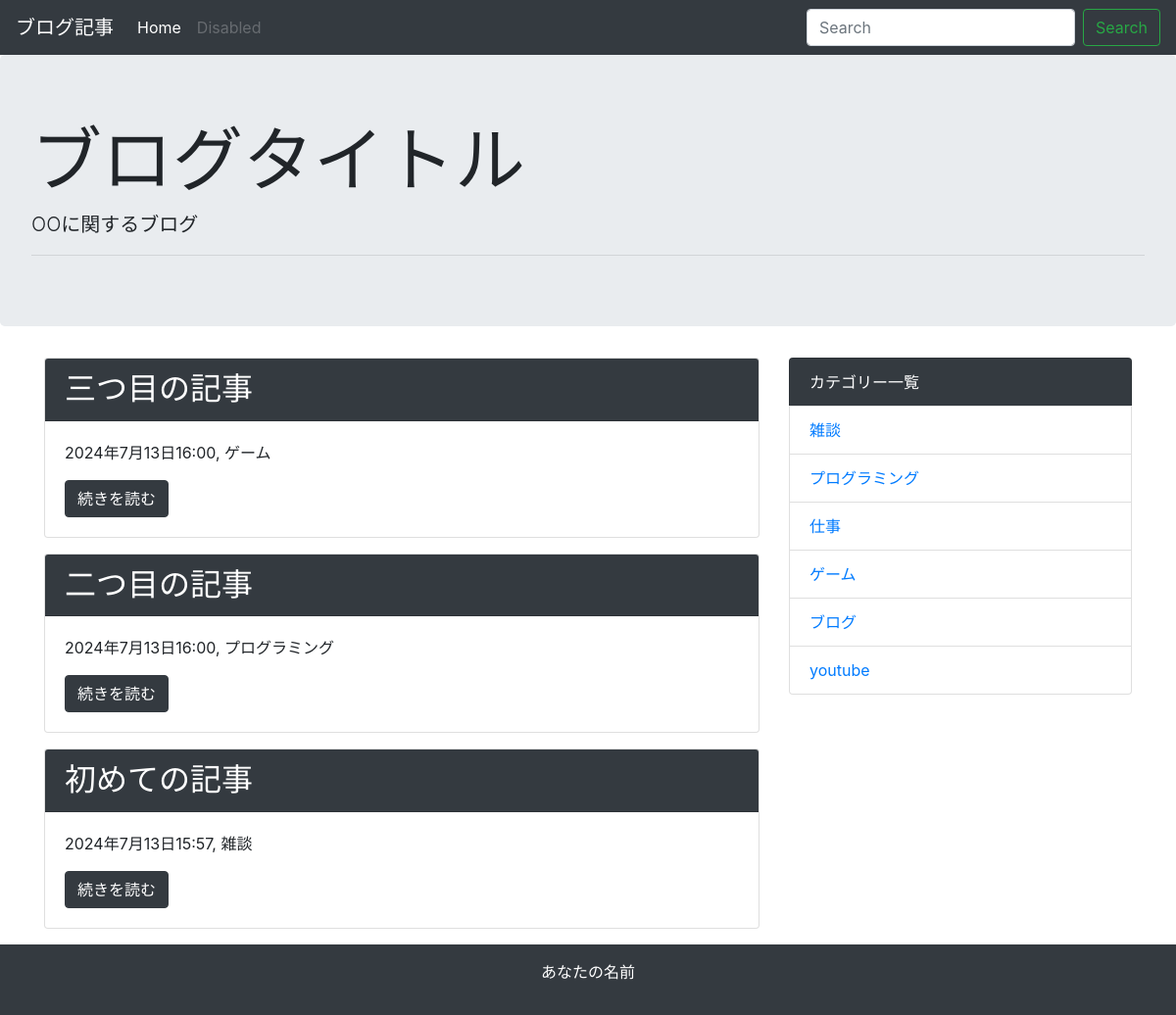
Before: / with the older database file.
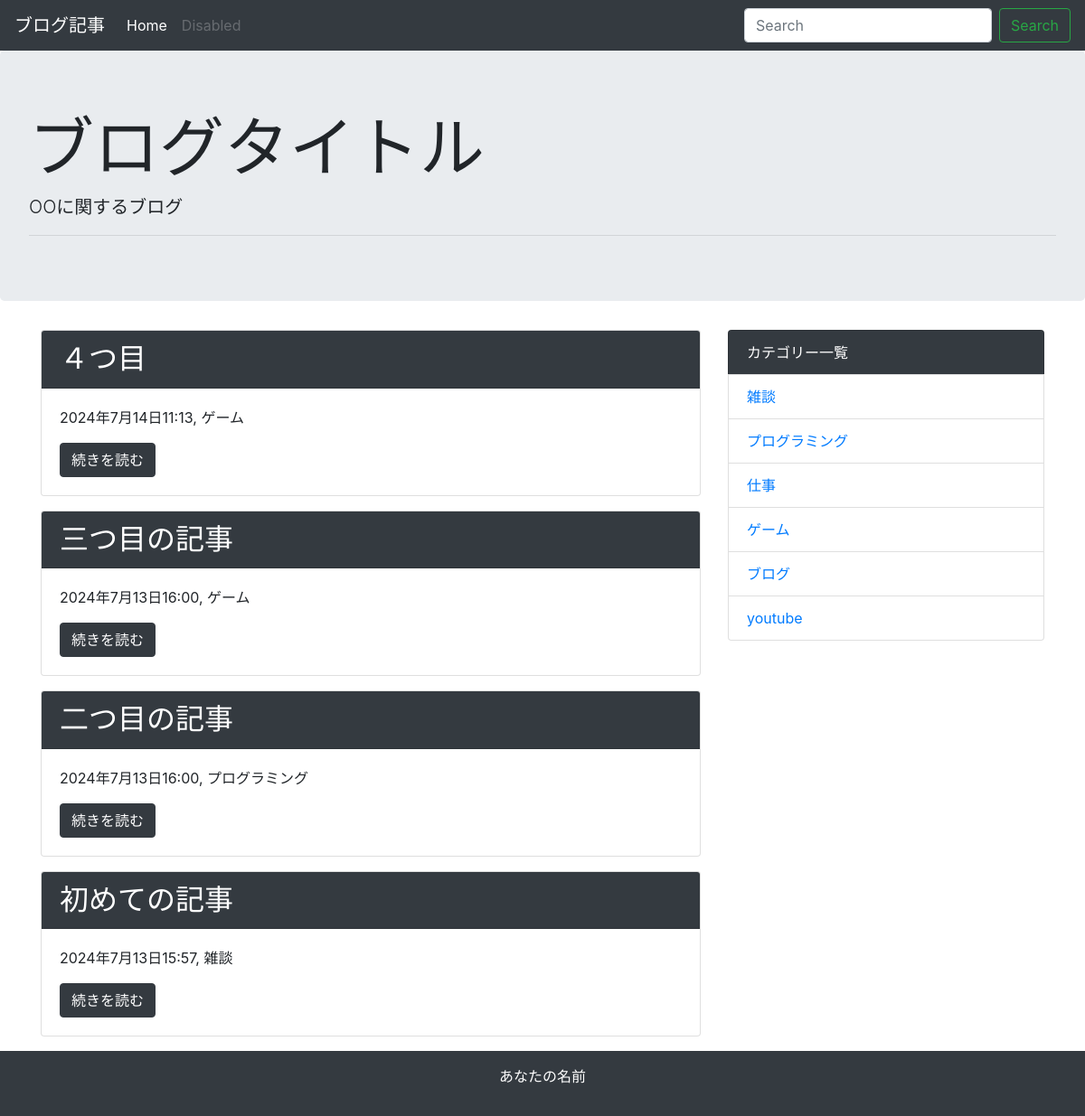
After: the same page with the newer database file.
### blog/models.py (models this page shows, shortened)
class Post(models.Model):
    title=models.CharField('タイトル',max_length=20)
    text=models.TextField('本文')
    created_at=models.DateTimeField('日付',default=timezone.now)
    category=models.ForeignKey(Category,verbose_name='カテゴリー',on_delete=models.PROTECT)

class Category(models.Model):
    name=models.CharField('カテゴリー名',max_length=225)
    created_at=models.DateTimeField('作成日',default=timezone.now)
    def __str__(self):
        return self.name

### blog/views.py (the view)
# urls.py: path('', views.IndexView.as_view(), name='index'),
class IndexView(generic.ListView):
    model=Post
    paginate_by=10
    def get_queryset(self):
        queryset=Post.objects.order_by('-created_at')
        keyword=self.request.GET.get('keyword')
        if keyword:
            queryset=queryset.filter(
                Q(title__icontains=keyword)|Q(text__icontains=keyword)
            )
        return queryset

### blog/context_proccessors.py (called while the page is built)
def common(request):
    context={
        'category_list':Category.objects.all(),
    }
    return context

### blog/templates/blog/post_list.html
{% extends 'blog/base.html' %}
{% block content %}
{% for post in post_list %}
<div class="card mb-3">
    <h2 class="card-header bg-dark text-white">
        {{post.title}}
    </h2>
    <div class="card-body">
        <p>{{post.created_at}}, {{post.category}}</p>
        <a href="#!" class="btn btn-dark">続きを読む</a>
    </div>
</div>
{% endfor %}
{% endblock %}

### blog/templates/blog/base.html (shortened to what this page needs)
<!doctype html>
<html lang="ja">
  <head>
    <link rel="stylesheet" href="https://maxcdn.bootstrapcdn.com/bootstrap/4.0.0-beta.2/css/bootstrap.min.css">
  </head>
  <body>
    <nav class="navbar navbar-expand-lg navbar-dark bg-dark">
      <a class="navbar-brand" href="#">ブログ記事</a>
      <div class="collapse navbar-collapse" id="navbarSupportedContent">
        <ul class="navbar-nav mr-auto">
          <li class="nav-item active">
            <a class="nav-link" href="{% url 'blog:index' %}">Home <span class="sr-only">(current)</span></a>
          </li>
          <li class="nav-item">
            <a class="nav-link disabled" href="#">Disabled</a>
          </li>
        </ul>
        <form class="form-inline my-2 my-lg-0" action="{% url 'blog:index'%}">
          <input class="form-control mr-sm-2" type="text" placeholder="Search" aria-label="Search" name="keyword">
          <button class="btn btn-outline-success my-2 my-sm-0" type="submit">Search</button>
        </form>
      </div>
    </nav>
    <div class="jumbotron">
      <h1 class="display-3">ブログタイトル</h1>
      <p class="lead">OOに関するブログ</p>
      <hr class="my-2">
    </div>
    <div class="container">
    <div class='row'>
      <div class="col-md-8">
      {% block content %}
      {% endblock %}
      </div>
      <div class="col-md-4">
        <ul class="list-group">
          <li class="list-group-item bg-dark text-white">カテゴリー一覧</li>
          {% for category in category_list %}
          <li class="list-group-item"><a href="{% url 'blog:category' category.pk %}">{{category}}</a></li>
          {% endfor %}
        </ul>
      </div>
    </div>
    </div>
    <footer class="bg-dark text-white text-center py-3">
      <p>あなたの名前</p>
    </footer>
  </body>
</html>

Changed rows visible on the page:
added Post: title "４つ目", created_at "2024年7月14日11:13", category "ゲーム"
